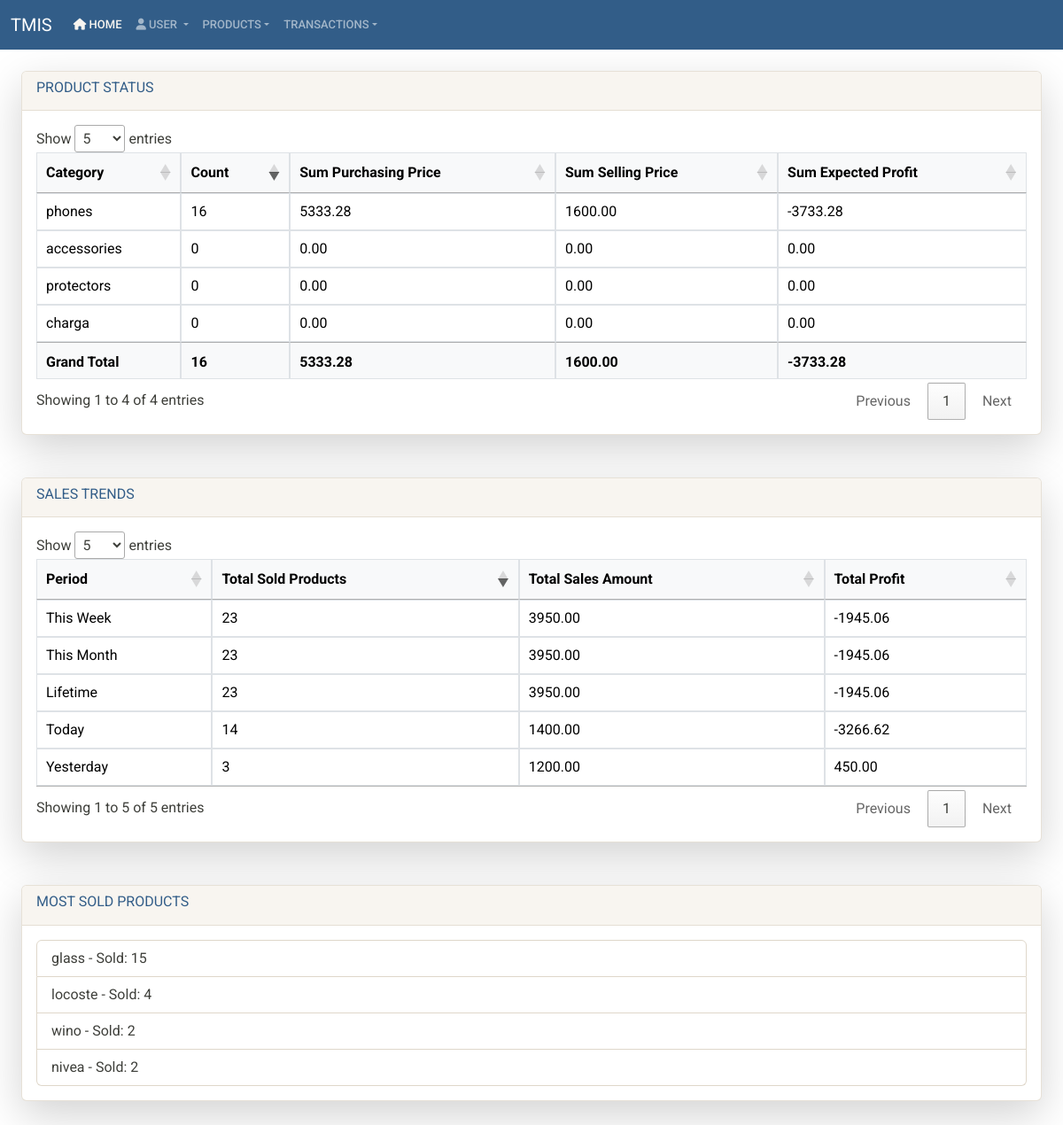
The page /analytics/ on the database its author committed.
### app/models.py (models this page shows, shortened)
class ProductCategory(models.Model):
    name = models.CharField(max_length=100)

### app/views.py (the view)
# urls.py: path('analytics/', analytics_page, name='analytics'),
def analytics_page(request):
    categories = ProductCategory.objects.all()
    product_analytics_data = []
    grand_total_products = 0
    grand_total_purchasing_price = 0
    grand_total_selling_price = 0
    grand_total_expected_profit = 0
    for category in categories:
        products = Product.objects.filter(category=category)
        product_count = products.count()
        total_purchasing_price = products.aggregate(Sum('purchasing_price'))['purchasing_price__sum'] or 0
        total_selling_price = products.aggregate(Sum('selling_price'))['selling_price__sum'] or 0
        total_expected_profit = products.aggregate(Sum('expected_profit'))['expected_profit__sum'] or 0
        product_analytics_data.append({
            'category': category,
            'product_count': product_count,
            'total_purchasing_price': total_purchasing_price,
            'total_selling_price': total_selling_price,
            'total_expected_profit': total_expected_profit,
        })
        grand_total_products += product_count
        grand_total_purchasing_price += total_purchasing_price
        grand_total_selling_price += total_selling_price
        grand_total_expected_profit += total_expected_profit
    sales_analytics_data = {
        'today': SoldProduct.objects.filter(created_at__date=timezone.now().date()).aggregate(
            count=Count('id'),
            total_sales=Sum('selling_price'),
            total_profit=Sum('profit')
        ),
        'yesterday': SoldProduct.objects.filter(created_at__date=timezone.now().date() - timezone.timedelta(days=1)).aggregate(
            count=Count('id'),
            total_sales=Sum('selling_price'),
            total_profit=Sum('profit')
        ),
        'this_week': SoldProduct.objects.filter(created_at__week=timezone.now().isocalendar()[1]).aggregate(
            count=Count('id'),
            total_sales=Sum('selling_price'),
            total_profit=Sum('profit')
        ),
        'this_month': SoldProduct.objects.filter(created_at__month=timezone.now().month).aggregate(
            count=Count('id'),
            total_sales=Sum('selling_price'),
            total_profit=Sum('profit')
        ),
        'lifetime': SoldProduct.objects.aggregate(
            count=Count('id'),
            total_sales=Sum('selling_price'),
            total_profit=Sum('profit')
        ),
    }
    most_sold_products = SoldProduct.objects.values('product_name').annotate(
        total_sold=Count('id')
    ).order_by('-total_sold')[:5]  # Get top 5 most sold products
    context = {
        'product_analytics_data': product_analytics_data,
        'grand_total_products': grand_total_products,
        'grand_total_purchasing_price': grand_total_purchasing_price,
        'grand_total_selling_price': grand_total_selling_price,
        'grand_total_expected_profit': grand_total_expected_profit,
        'sales_analytics_data': sales_analytics_data,
        'most_sold_products': most_sold_products,
    }
    return render(request, 'analytics.html', context)

### app/templates/analytics.html (shortened to what this page needs)
{% extends "base.html" %}
{% load humanize %}
{% block content %}
<div class="container-fluid mt-5">
    <div class="card mb-5 shadow-lg">
        <div class="card-header bg-light text-primary">
            <h6>PRODUCT  STATUS</h6>
        </div>
        <div class="card-body">
            <div class="table-responsive">
                <table id="productAnalyticsTable" class="table  table-bordered table-hover">
                    <thead>
                        <tr>
                            <th>Category</th>
                            <th>Count</th>
                            <th>Sum Purchasing Price</th>
                            <th>Sum Selling Price</th>
                            <th>Sum Expected Profit</th>
                        </tr>
                    </thead>
                    <tbody>
                        {% for data in product_analytics_data %}
                        <tr>
                            <td>{{ data.category.name }}</td>
                            <td>{{ data.product_count }}</td>
                            <td>{{ data.total_purchasing_price|floatformat:2 }}</td>
                            <td>{{ data.total_selling_price|floatformat:2 }}</td>
                            <td>{{ data.total_expected_profit|floatformat:2 }}</td>
                        </tr>
                        {% endfor %}
                    </tbody>
                    <tfoot>
                        <tr>
                            <th>Grand Total</th>
                            <th>{{ grand_total_products }}</th>
                            <th>{{ grand_total_purchasing_price|floatformat:2 }}</th>
                            <th>{{ grand_total_selling_price|floatformat:2 }}</th>
                            <th>{{ grand_total_expected_profit|floatformat:2 }}</th>
                        </tr>
                    </tfoot>
                </table>
            </div>
        </div>
    </div>
    <div class="card mb-5 shadow-lg">
        <div class="card-header bg-light text-primary">
            <h6>SALES TRENDS</h6>
        </div>
        <div class="card-body">
            <div class="table-responsive">
                <table id="salesAnalyticsTable" class="table  table-bordered table-hover">
                    <thead>
                        <tr>
                            <th>Period</th>
                            <th>Total Sold Products</th>
                            <th>Total Sales Amount</th>
                            <th>Total Profit</th>
                        </tr>
                    </thead>
                    <tbody>
                        <tr>
                            <td>Today</td>
                            <td>{{ sales_analytics_data.today.count }}</td>
                            <td>{{ sales_analytics_data.today.total_sales|floatformat:2 }}</td>
                            <td>{{ sales_analytics_data.today.total_profit|floatformat:2 }}</td>
                        </tr>
                        <tr>
                            <td>Yesterday</td>
                            <td>{{ sales_analytics_data.yesterday.count }}</td>
                            <td>{{ sales_analytics_data.yesterday.total_sales|floatformat:2 }}</td>
                            <td>{{ sales_analytics_data.yesterday.total_profit|floatformat:2 }}</td>
                        </tr>
                        <tr>
                            <td>This Week</td>
                            <td>{{ sales_analytics_data.this_week.count }}</td>
                            <td>{{ sales_analytics_data.this_week.total_sales|floatformat:2 }}</td>
                            <td>{{ sales_analytics_data.this_week.total_profit|floatformat:2 }}</td>
                        </tr>
                        <tr>
                            <td>This Month</td>
                            <td>{{ sales_analytics_data.this_month.count }}</td>
                            <td>{{ sales_analytics_data.this_month.total_sales|floatformat:2 }}</td>
                            <td>{{ sales_analytics_data.this_month.total_profit|floatformat:2 }}</td>
                        </tr>
                        <tr>
                            <td>Lifetime</td>
                            <td>{{ sales_analytics_data.lifetime.count }}</td>
                            <td>{{ sales_analytics_data.lifetime.total_sales|floatformat:2 }}</td>
                            <td>{{ sales_analytics_data.lifetime.total_profit|floatformat:2 }}</td>
                        </tr>
                    </tbody>
                </table>
            </div>
        </div>
    </div>
    <div class="card mb-5 shadow-lg">
        <div class="card-header bg-light text-primary">
            <h6>MOST SOLD PRODUCTS</h6>
        </div>
        <div class="card-body">
            <ul class="list-group">
                {% for product in most_sold_products %}
                <li class="list-group-item">{{ product.product_name }} - Sold: {{ product.total_sold }}</li>
                {% endfor %}
            </ul>
        </div>
    </div>
</div>
{% endblock %}

### app/templates/base.html (style rules this page uses)
body { margin-top: 80px; }

### app/templates/analytics.html (style rules this page uses)
.table th, .table td { border: 1px solid #dee2e6; padding: 12px; text-align: left; }
.table th { background-color: #f8f9fa; }

### rows shown on the page
ProductCategory: category.name "accessories", product_count "0", total_purchasing_price "0.00", total_selling_price "0.00", total_expected_profit "0.00"
ProductCategory: category.name "phones", product_count "16", total_purchasing_price "5333.28", total_selling_price "1600.00", total_expected_profit "-3733.28"
ProductCategory: category.name "protectors", product_count "0", total_purchasing_price "0.00", total_selling_price "0.00", total_expected_profit "0.00"
ProductCategory: category.name "charga", product_count "0", total_purchasing_price "0.00", total_selling_price "0.00", total_expected_profit "0.00"

### other values the page prints
{{ grand_total_products }} "16"
{{ grand_total_purchasing_price|floatformat:2 }} "5333.28"
{{ grand_total_selling_price|floatformat:2 }} "1600.00"
{{ grand_total_expected_profit|floatformat:2 }} "-3733.28"
{{ sales_analytics_data.today.count }} "14"
{{ sales_analytics_data.today.total_sales|floatformat:2 }} "1400.00"
{{ sales_analytics_data.today.total_profit|floatformat:2 }} "-3266.62"
{{ sales_analytics_data.yesterday.count }} "3"
{{ sales_analytics_data.yesterday.total_sales|floatformat:2 }} "1200.00"
{{ sales_analytics_data.yesterday.total_profit|floatformat:2 }} "450.00"
{{ sales_analytics_data.this_week.count }} "23"
{{ sales_analytics_data.this_week.total_sales|floatformat:2 }} "3950.00"
{{ sales_analytics_data.this_week.total_profit|floatformat:2 }} "-1945.06"
{{ sales_analytics_data.this_month.count }} "23"
{{ sales_analytics_data.this_month.total_sales|floatformat:2 }} "3950.00"
